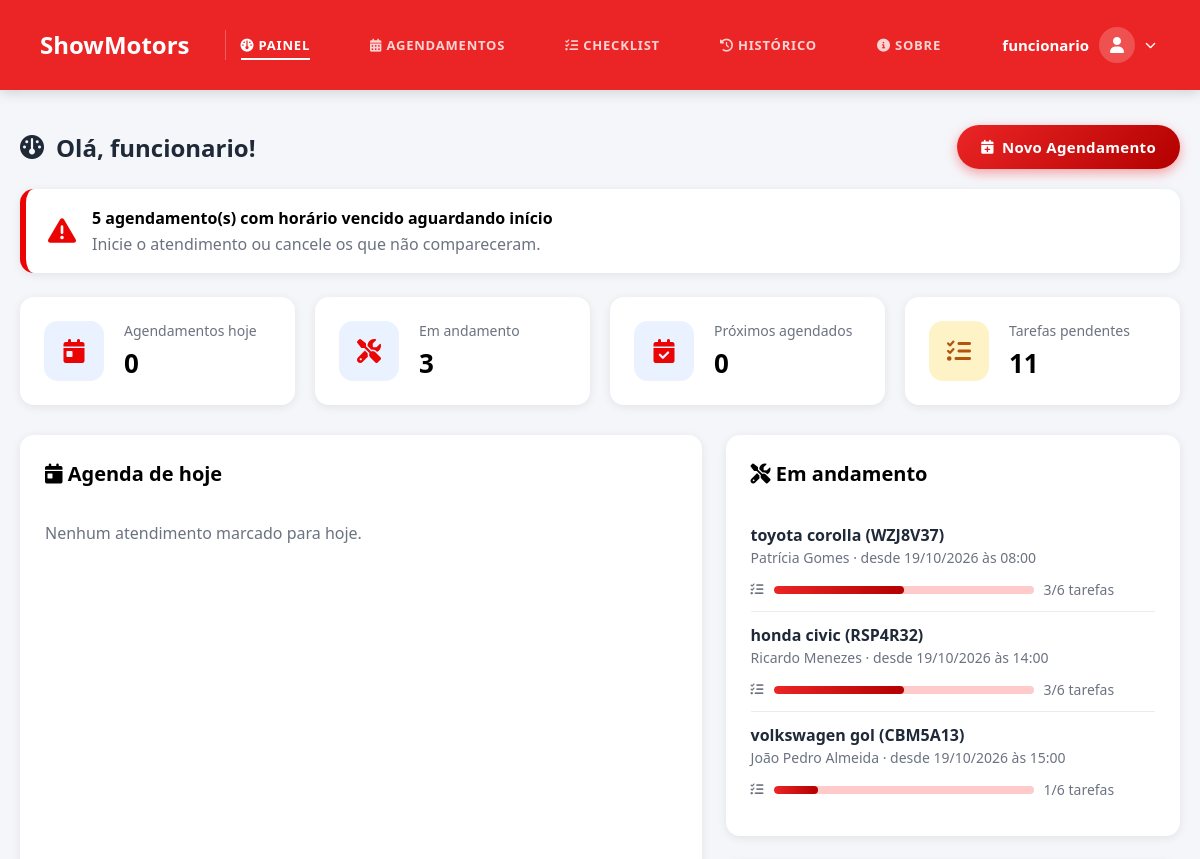
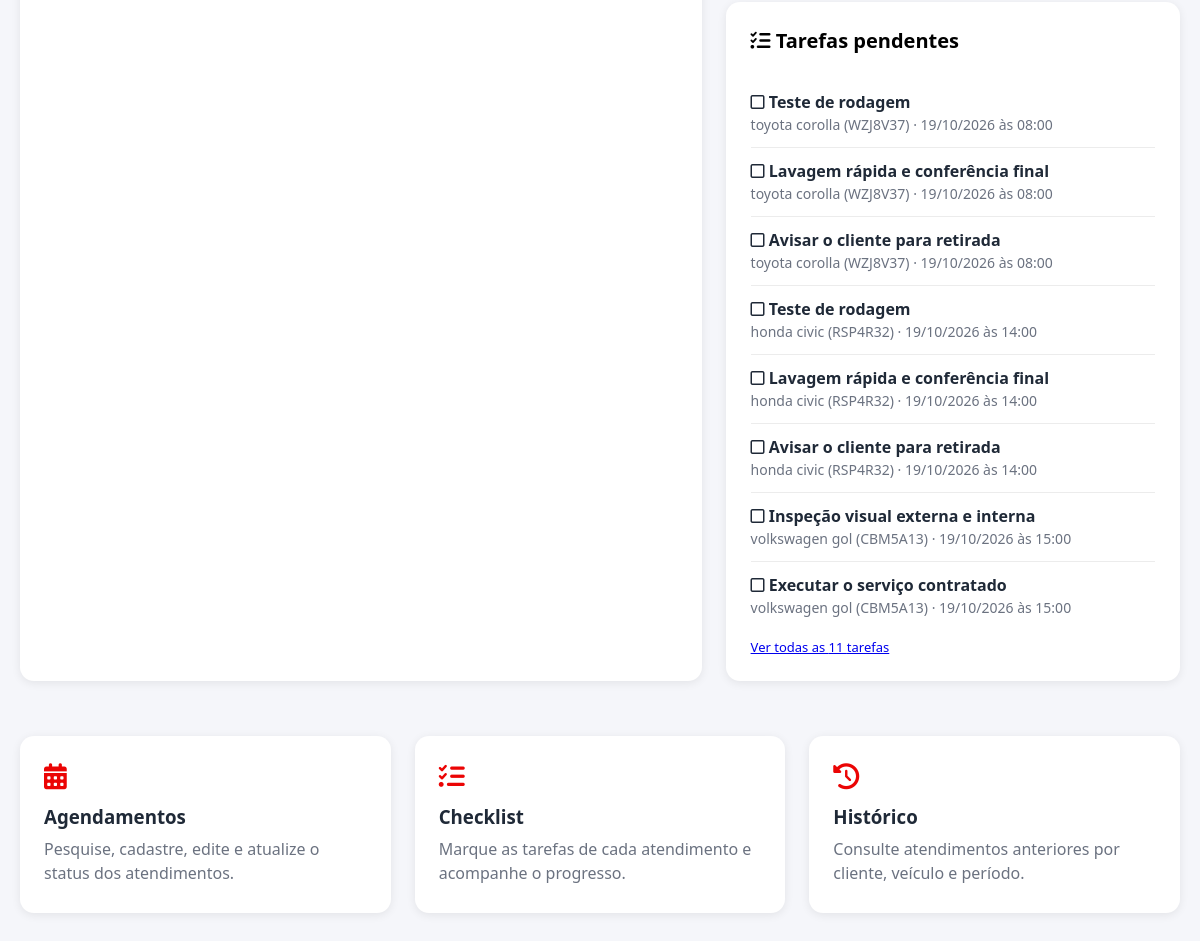
The app's page /site_showmotors_v19.10.2026/painel_funcionario.php (signed in) with its own data (2 pictures, top to bottom).
### tables this page shows
CREATE TABLE IF NOT EXISTS `agendamento` (
  `id_agendamento` int(11) NOT NULL AUTO_INCREMENT,
  `id_usuario` int(11) NOT NULL,
  `id_carro` int(11) NOT NULL,
  `data_hora_servico` datetime NOT NULL,
  `data_hora_entrega` datetime DEFAULT NULL,
  `descricao` varchar(256) DEFAULT NULL,
  `status` enum('AGENDADO','EM_ANDAMENTO','CONCLUIDO','CANCELADO') NOT NULL DEFAULT 'AGENDADO',
  PRIMARY KEY (`id_agendamento`),
  KEY `id_usuario` (`id_usuario`),
  KEY `id_carro` (`id_carro`)
);

CREATE TABLE IF NOT EXISTS `carro` (
  `id_carro` int(11) NOT NULL AUTO_INCREMENT,
  `id_usuario` int(11) NOT NULL,
  `marca` varchar(15) NOT NULL,
  `modelo` varchar(50) NOT NULL,
  `num_chassi` varchar(17) DEFAULT NULL,
  `ano_fabricacao` year(4) NOT NULL,
  `ano_modelo` year(4) NOT NULL,
  `cor` varchar(10) DEFAULT NULL,
  `placa` varchar(8) NOT NULL,
  `tipo_combustivel` varchar(20) DEFAULT NULL,
  `qtdd_portas` int(11) DEFAULT NULL,
  `nivel_tanque` varchar(12) DEFAULT NULL,
  `km_rodados` int(11) DEFAULT NULL,
  `direcao` varchar(15) DEFAULT NULL,
  `ar` varchar(15) DEFAULT NULL,
  `motor` varchar(30) DEFAULT NULL,
  PRIMARY KEY (`id_carro`),
  KEY `id_usuario` (`id_usuario`)
);

CREATE TABLE IF NOT EXISTS `usuario` (
  `id_usuario` int(11) NOT NULL AUTO_INCREMENT,
  `nome_cliente` varchar(50) NOT NULL,
  `nome_usuario` varchar(50) NOT NULL,
  `senha` varchar(60) NOT NULL,
  `data_cadastro` timestamp NOT NULL DEFAULT current_timestamp(),
  `email` varchar(100) NOT NULL,
  `telefone` varchar(14) DEFAULT NULL,
  `celular` varchar(15) DEFAULT NULL,
  `cpf` varchar(14) DEFAULT NULL,
  `nivel_acesso` enum('ADM','FUNCIONARIO','CLIENTE') NOT NULL DEFAULT 'CLIENTE',
  PRIMARY KEY (`id_usuario`),
  UNIQUE KEY `email` (`email`),
  UNIQUE KEY `nome_usuario` (`nome_usuario`)
);

CREATE TABLE IF NOT EXISTS `checklist_item` (
  `id_item` int(11) NOT NULL AUTO_INCREMENT,
  `id_agendamento` int(11) NOT NULL,
  `descricao` varchar(150) NOT NULL,
  `concluido` tinyint(1) NOT NULL DEFAULT 0,
  `ordem` int(11) NOT NULL DEFAULT 0,
  `id_usuario_conclusao` int(11) DEFAULT NULL,
  `data_conclusao` datetime DEFAULT NULL,
  `data_criacao` datetime NOT NULL DEFAULT current_timestamp(),
  PRIMARY KEY (`id_item`),
  KEY `id_agendamento` (`id_agendamento`)
);

### site_showmotors_v19.10.2026/funcoes_funcionario.php (called while the page is built, shortened)
<?php
function formatarDataHoraFunc($dataHora)
{
    $t = strtotime($dataHora);
    return date('d/m/Y', $t) . ' às ' . date('H:i', $t);
}
function checklistDisponivel(mysqli $conn)
{
    static $existe = null;
    if ($existe === null) {
        $existe = $conn->query("SHOW TABLES LIKE 'checklist_item'")->num_rows > 0;
    }
    return $existe;
}
function buscarAgendamentos(mysqli $conn, array $f, $limite = 0, $offset = 0)
{
    $where  = [];
    $types  = '';
    $params = [];
    $busca = trim($f['busca'] ?? '');
    $status = $f['status'] ?? [];
    if (!is_array($status)) {
        $status = $status === '' ? [] : [$status];
    }
    $status = array_values(array_intersect($status, ['AGENDADO', 'EM_ANDAMENTO', 'CONCLUIDO', 'CANCELADO']));
    if ($status) {
        $where[] = "a.status IN (" . implode(',', array_fill(0, count($status), '?')) . ")";
        $types  .= str_repeat('s', count($status));
        array_push($params, ...$status);
    }
    if (!empty($f['inicio']) && dataValida($f['inicio'])) {
        $where[] = "DATE(a.data_hora_servico) >= ?";
        $types  .= 's';
        $params[] = $f['inicio'];
    }
    if (!empty($f['fim']) && dataValida($f['fim'])) {
        $where[] = "DATE(a.data_hora_servico) <= ?";
        $types  .= 's';
        $params[] = $f['fim'];
    }
    $sqlWhere = $where ? 'WHERE ' . implode(' AND ', $where) : '';
    $ordem    = (($f['ordem'] ?? 'desc') === 'asc') ? 'ASC' : 'DESC';
    $from = "FROM agendamento a
             LEFT JOIN usuario u ON u.id_usuario = a.id_usuario
             LEFT JOIN carro   c ON c.id_carro   = a.id_carro
             $sqlWhere";
    $stmt = $conn->prepare("SELECT COUNT(*) AS qtd $from");
    if ($types) $stmt->bind_param($types, ...$params);
    $stmt->execute();
    $total = (int) $stmt->get_result()->fetch_assoc()['qtd'];
    $sql = "SELECT a.id_agendamento, a.id_usuario, a.id_carro, a.data_hora_servico, a.data_hora_entrega,
                   a.descricao, a.status,
                   u.nome_cliente, u.nome_usuario, u.email, u.telefone, u.celular,
                   c.marca, c.modelo, c.placa, c.ano_modelo, c.cor
            $from
            ORDER BY a.data_hora_servico $ordem, a.id_agendamento $ordem";
    if ($limite > 0) {
        $sql .= " LIMIT " . (int) $limite . " OFFSET " . max(0, (int) $offset);
    }
    $stmt = $conn->prepare($sql);
    if ($types) $stmt->bind_param($types, ...$params);
    $stmt->execute();
    $lista = $stmt->get_result()->fetch_all(MYSQLI_ASSOC);
    anexarServicos($conn, $lista);
    anexarProgressoChecklist($conn, $lista);
    return ['lista' => $lista, 'total' => $total];
}
function anexarServicos(mysqli $conn, array &$lista)
{
    $ids = array_map('intval', array_column($lista, 'id_agendamento'));
    $itens = [];
    if ($ids) {
        $ph = implode(',', array_fill(0, count($ids), '?'));
        $stmt = $conn->prepare(
            "SELECT asv.id_agendamento, asv.id_servico,
                    COALESCE(s.nome, 'Serviço removido') AS nome,
                    COALESCE(asv.preco_unitario, s.preco, 0) AS preco
             FROM agendamento_servicos asv
             LEFT JOIN servicos s ON s.id_servico = asv.id_servico
             WHERE asv.id_agendamento IN ($ph)
             ORDER BY nome"
        );
        $stmt->bind_param(str_repeat('i', count($ids)), ...$ids);
        $stmt->execute();
        foreach ($stmt->get_result()->fetch_all(MYSQLI_ASSOC) as $item) {
            $itens[(int) $item['id_agendamento']][] = [
                'id_servico' => (int) $item['id_servico'],
                'nome'       => $item['nome'],
                'preco'      => (float) $item['preco'],
            ];
        }
    }
    foreach ($lista as &$a) {
        $a['servicos'] = $itens[(int) $a['id_agendamento']] ?? [];
    }
}
function anexarProgressoChecklist(mysqli $conn, array &$lista)
{
    $ids = array_map('intval', array_column($lista, 'id_agendamento'));
    $prog = [];
    if ($ids && checklistDisponivel($conn)) {
        $ph = implode(',', array_fill(0, count($ids), '?'));
        $stmt = $conn->prepare(
            "SELECT id_agendamento, COUNT(*) AS total, SUM(concluido) AS feitos
             FROM checklist_item
             WHERE id_agendamento IN ($ph)
             GROUP BY id_agendamento"
        );
        $stmt->bind_param(str_repeat('i', count($ids)), ...$ids);
        $stmt->execute();
        foreach ($stmt->get_result()->fetch_all(MYSQLI_ASSOC) as $p) {
            $prog[(int) $p['id_agendamento']] = ['total' => (int) $p['total'], 'feitos' => (int) $p['feitos']];
        }
    }
}

### site_showmotors_v19.10.2026/regras_agendamento.php (called while the page is built, shortened)
<?php
function dataValida($data)
{
    $d = DateTime::createFromFormat('Y-m-d', (string) $data);
    return $d && $d->format('Y-m-d') === $data;
}

### site_showmotors_v19.10.2026/painel_funcionario.php (the view, shortened to what this page needs)
<?php
include("conexao.php");
include("regras_agendamento.php");
include("funcoes_funcionario.php");
$hoje  = date('Y-m-d');
$agora = date('Y-m-d H:i:s');
$stmt = $conn->prepare(
    "SELECT
        SUM(DATE(data_hora_servico) = ? AND status <> 'CANCELADO')        AS hoje,
        SUM(status = 'EM_ANDAMENTO')                                     AS em_andamento,
        SUM(status = 'AGENDADO' AND data_hora_servico >= ?)              AS proximos,
        SUM(status = 'AGENDADO' AND data_hora_servico < ?)               AS aguardando
     FROM agendamento"
);
$stmt->bind_param("sss", $hoje, $agora, $agora);
$stmt->execute();
$ind = array_map('intval', $stmt->get_result()->fetch_assoc());
$temChecklist = checklistDisponivel($conn);
$tarefasPendentes = [];
$qtdTarefasPendentes = 0;
if ($temChecklist) {
    $qtdTarefasPendentes = (int) $conn->query(
        "SELECT COUNT(*) AS qtd FROM checklist_item ci
         JOIN agendamento a ON a.id_agendamento = ci.id_agendamento
         WHERE ci.concluido = 0 AND a.status IN ('AGENDADO', 'EM_ANDAMENTO')"
    )->fetch_assoc()['qtd'];
    $tarefasPendentes = $conn->query(
        "SELECT ci.descricao, a.id_agendamento, a.data_hora_servico, a.status,
                c.marca, c.modelo, c.placa
         FROM checklist_item ci
         JOIN agendamento a ON a.id_agendamento = ci.id_agendamento
         LEFT JOIN carro c ON c.id_carro = a.id_carro
         WHERE ci.concluido = 0 AND a.status IN ('AGENDADO', 'EM_ANDAMENTO')
         ORDER BY a.status = 'EM_ANDAMENTO' DESC, a.data_hora_servico, ci.ordem, ci.id_item
         LIMIT 8"
    )->fetch_all(MYSQLI_ASSOC);
}
$agendaHoje = buscarAgendamentos($conn, [
    'inicio' => $hoje,
    'fim'    => $hoje,
    'status' => ['AGENDADO', 'EM_ANDAMENTO', 'CONCLUIDO'],
    'ordem'  => 'asc',
])['lista'];
$emAndamento = buscarAgendamentos($conn, ['status' => 'EM_ANDAMENTO', 'ordem' => 'asc'], 8)['lista'];
function veiculoTexto($a)
{
    return $a['marca'] !== null
        ? htmlspecialchars($a['marca'] . ' ' . $a['modelo'] . ' (' . $a['placa'] . ')')
        : 'Veículo removido';
}
function progressoHtml($feitos, $total)
{
    $pct = (int) round($feitos / $total * 100);
    return '<div class="progresso' . ($feitos === $total ? ' completo' : '') . '">'
        . '<i class="fa-solid fa-list-check"></i>'
        . '<div class="progresso-barra"><span style="width:' . $pct . '%"></span></div>'
        . "<span>$feitos/$total tarefas</span></div>";
}
?>
<!DOCTYPE html>
<html lang="pt-BR">
<head>
    <link rel="stylesheet" href="css/estilizacao.css">
    <link rel="stylesheet" href="css/cliente.css">
    <link rel="stylesheet" href="css/funcionario.css">
    <link rel="stylesheet" href="https://cdnjs.cloudflare.com/ajax/libs/font-awesome/6.5.2/css/all.min.css">
</head>
<body>
    <header class="topo">
        <div class="lado-esquerdo">
            <h1 class="titulo">ShowMotors</h1>
            <?php include("menu.php"); ?>
        </div>
        <?php include("menu_usuario.php"); ?>
    </header>
    <main class="conteudo">
        <div class="cabecalho-secao">
            <h2>
                <i class="fa-solid fa-gauge"></i>
                Olá, <?= htmlspecialchars($_SESSION['usuario']) ?>!
            </h2>
            <a href="agendamentos_funcionario.php?novo=1" class="botao-padrao">
                <i class="fa-solid fa-calendar-plus"></i>
                Novo Agendamento
            </a>
        </div>
        <?php if ($ind['aguardando'] > 0): ?>
            <a class="proximo-agendamento" href="agendamentos_funcionario.php?status=AGENDADO&ate=hoje" style="text-decoration:none; color:inherit;">
                <i class="fa-solid fa-triangle-exclamation"></i>
                <div>
                    <strong><?= $ind['aguardando'] ?> agendamento(s) com horário vencido aguardando início</strong>
                    <p>Inicie o atendimento ou cancele os que não compareceram.</p>
                </div>
            </a>
        <?php endif; ?>
        <div class="grade-indicadores">
            <a class="card-indicador" href="agendamentos_funcionario.php?periodo=hoje">
                <div class="icone-indicador"><i class="fa-solid fa-calendar-day"></i></div>
                <div>
                    <p class="titulo-indicador">Agendamentos hoje</p>
                    <h3><?= $ind['hoje'] ?></h3>
                </div>
            </a>
            <a class="card-indicador" href="agendamentos_funcionario.php?status=EM_ANDAMENTO">
                <div class="icone-indicador"><i class="fa-solid fa-screwdriver-wrench"></i></div>
                <div>
                    <p class="titulo-indicador">Em andamento</p>
                    <h3><?= $ind['em_andamento'] ?></h3>
                </div>
            </a>
            <a class="card-indicador" href="agendamentos_funcionario.php?status=AGENDADO">
                <div class="icone-indicador"><i class="fa-solid fa-calendar-check"></i></div>
                <div>
                    <p class="titulo-indicador">Próximos agendados</p>
                    <h3><?= $ind['proximos'] ?></h3>
                </div>
            </a>
            <a class="card-indicador<?= $qtdTarefasPendentes > 0 ? ' alerta' : '' ?>" href="checklist_funcionario.php">
                <div class="icone-indicador"><i class="fa-solid fa-list-check"></i></div>
                <div>
                    <p class="titulo-indicador">Tarefas pendentes</p>
                    <h3><?= $qtdTarefasPendentes ?></h3>
                </div>
            </a>
        </div>
        <div class="grade-painel">
            <section class="bloco-relatorio">
                <h3 class="titulo-bloco"><i class="fa-solid fa-calendar-day"></i> Agenda de hoje</h3>
                <?php if (!$agendaHoje): ?>
                    <p class="vazio-painel">Nenhum atendimento marcado para hoje.</p>
                <?php endif; ?>
            </section>
            <div>
                <section class="bloco-relatorio">
                    <h3 class="titulo-bloco"><i class="fa-solid fa-screwdriver-wrench"></i> Em andamento</h3>
                    <?php if (!$emAndamento): ?>
                        <p class="vazio-painel">Nenhum atendimento em andamento.</p>
                    <?php else: ?>
                        <ul class="lista-painel">
                            <?php foreach ($emAndamento as $a): ?>
                                <li>
                                    <a class="info link-tarefa" href="checklist_funcionario.php?id=<?= (int) $a['id_agendamento'] ?>">
                                        <strong><?= veiculoTexto($a) ?></strong>
                                        <span><?= htmlspecialchars($a['nome_cliente'] ?: ($a['nome_usuario'] ?? '')) ?> &middot; desde <?= formatarDataHoraFunc($a['data_hora_servico']) ?></span>
                                        <?= progressoHtml($a['checklist_feitos'], $a['checklist_total']) ?>
                                    </a>
                                </li>
                            <?php endforeach; ?>
                        </ul>
                    <?php endif; ?>
                </section>
                <section class="bloco-relatorio">
                    <h3 class="titulo-bloco"><i class="fa-solid fa-list-check"></i> Tarefas pendentes</h3>
                    <?php if (!$tarefasPendentes): ?>
                        <p class="vazio-painel">Nenhuma tarefa pendente.</p>
                    <?php else: ?>
                        <ul class="lista-painel">
                            <?php foreach ($tarefasPendentes as $t): ?>
                                <li>
                                    <a class="info link-tarefa" href="checklist_funcionario.php?id=<?= (int) $t['id_agendamento'] ?>">
                                        <strong><i class="fa-regular fa-square"></i> <?= htmlspecialchars($t['descricao']) ?></strong>
                                        <span><?= veiculoTexto($t) ?> &middot; <?= formatarDataHoraFunc($t['data_hora_servico']) ?></span>
                                    </a>
                                </li>
                            <?php endforeach; ?>
                        </ul>
                        <?php if ($qtdTarefasPendentes > count($tarefasPendentes)): ?>
                            <p class="dica"><a href="checklist_funcionario.php">Ver todas as <?= $qtdTarefasPendentes ?> tarefas</a></p>
                        <?php endif; ?>
                    <?php endif; ?>
                </section>
            </div>
        </div>
        <div class="atalhos-cliente">
            <a class="card-atalho" href="agendamentos_funcionario.php">
                <i class="fa-solid fa-calendar-days"></i>
                <h3>Agendamentos</h3>
                <p>Pesquise, cadastre, edite e atualize o status dos atendimentos.</p>
            </a>
            <a class="card-atalho" href="checklist_funcionario.php">
                <i class="fa-solid fa-list-check"></i>
                <h3>Checklist</h3>
                <p>Marque as tarefas de cada atendimento e acompanhe o progresso.</p>
            </a>
            <a class="card-atalho" href="historico_funcionario.php">
                <i class="fa-solid fa-clock-rotate-left"></i>
                <h3>Histórico</h3>
                <p>Consulte atendimentos anteriores por cliente, veículo e período.</p>
            </a>
        </div>
    </main>
</body>
</html>

### records on screen
agendamento: id_carro.placa "toyota corolla (WZJ8V37)", id_usuario.nome_cliente "Patrícia Gomes", data_hora_servico "19/10/2026 às 08:00", feitos "3", id_carro "6"
agendamento: id_carro.placa "honda civic (RSP4R32)", id_usuario.nome_cliente "Ricardo Menezes", data_hora_servico "19/10/2026 às 14:00", feitos "3", id_agendamento "6"
agendamento: id_carro.placa "volkswagen gol (CBM5A13)", id_usuario.nome_cliente "João Pedro Almeida", data_hora_servico "19/10/2026 às 15:00", feitos "1"
checklist_item: descricao "Teste de rodagem", carro.marca+modelo+placa "toyota corolla (WZJ8V37)", id_agendamento.data_hora_servico "19/10/2026 às 08:00"
checklist_item: descricao "Lavagem rápida e conferência final", carro.marca+modelo+placa "toyota corolla (WZJ8V37)", id_agendamento.data_hora_servico "19/10/2026 às 08:00"
checklist_item: descricao "Avisar o cliente para retirada", carro.marca+modelo+placa "toyota corolla (WZJ8V37)", id_agendamento.data_hora_servico "19/10/2026 às 08:00"
checklist_item: descricao "Teste de rodagem", carro.marca+modelo+placa "honda civic (RSP4R32)", id_agendamento.data_hora_servico "19/10/2026 às 14:00"
checklist_item: descricao "Lavagem rápida e conferência final", carro.marca+modelo+placa "honda civic (RSP4R32)", id_agendamento.data_hora_servico "19/10/2026 às 14:00"
checklist_item: descricao "Avisar o cliente para retirada", carro.marca+modelo+placa "honda civic (RSP4R32)", id_agendamento.data_hora_servico "19/10/2026 às 14:00"
checklist_item: descricao "Inspeção visual externa e interna", carro.marca+modelo+placa "volkswagen gol (CBM5A13)", id_agendamento.data_hora_servico "19/10/2026 às 15:00"
checklist_item: descricao "Executar o serviço contratado", carro.marca+modelo+placa "volkswagen gol (CBM5A13)", id_agendamento.data_hora_servico "19/10/2026 às 15:00"

### other values on screen
$texto "PAINEL"
$texto "AGENDAMENTOS"
$texto "CHECKLIST"
$texto "HISTÓRICO"
$texto "SOBRE"
$_SESSION['usuario'] "funcionario"
$ind['aguardando'] "5"
$ind['hoje'] "0"
$ind['em_andamento'] "3"
$ind['proximos'] "0"
$qtdTarefasPendentes "11"
